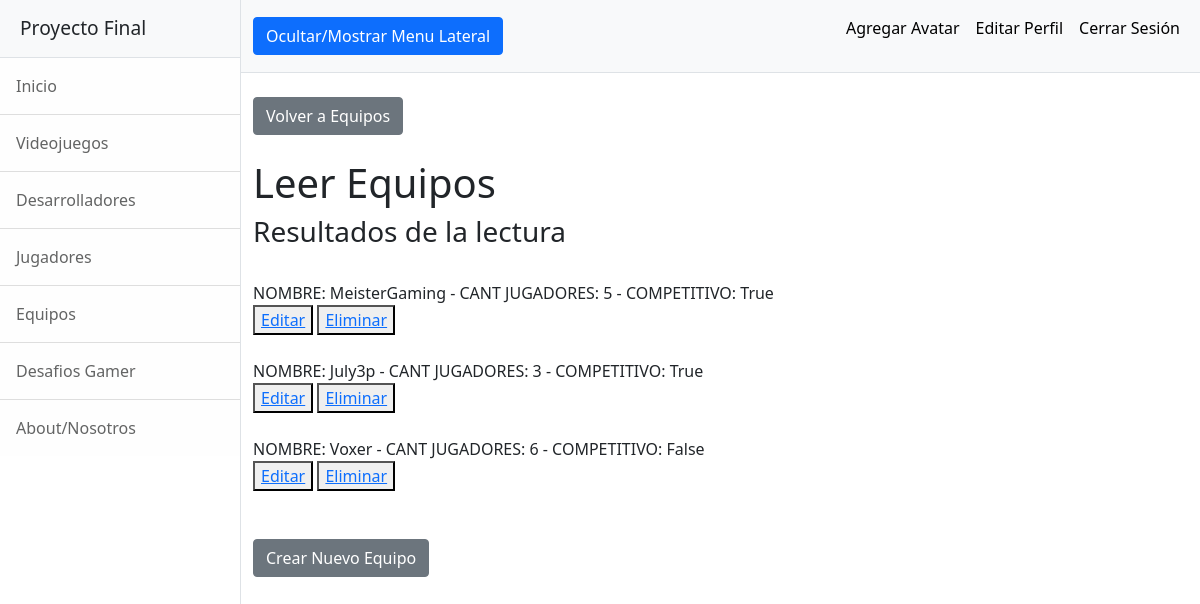
Page /AppFinal/equiposLeer (signed in) on the earlier database version.
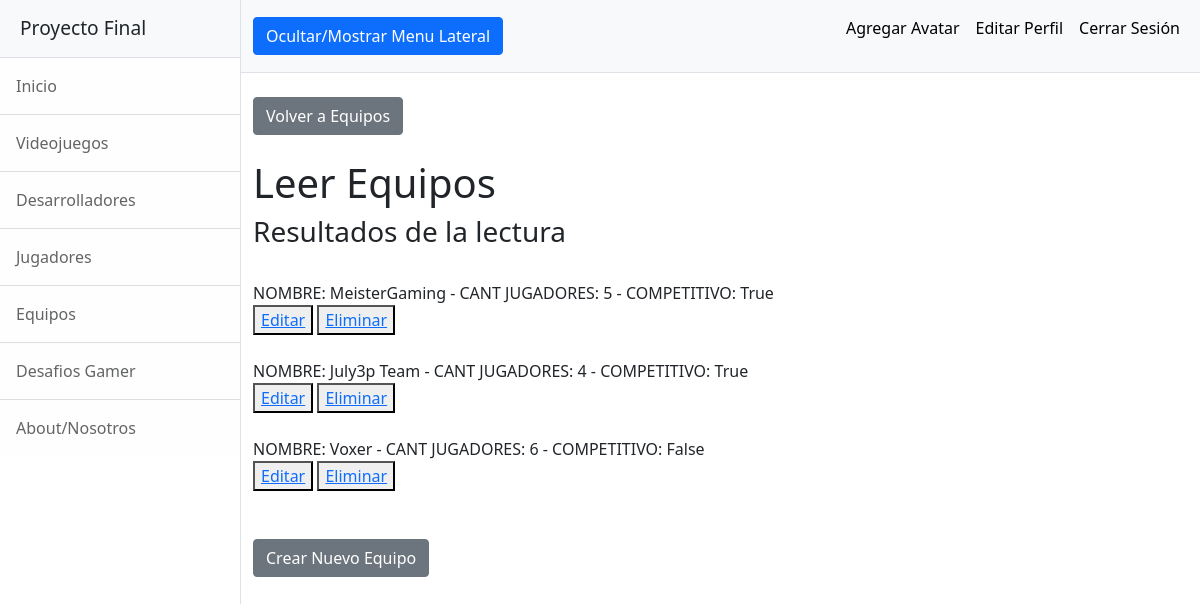
Same page on the later database version.
### AppFinal/models.py (models this page shows)
class Equipos(models.Model):
    nombre = models.CharField(max_length=15)
    cantJugadores = models.IntegerField()
    competitivo = models.BooleanField()
    def __str__(self):
        return f"NOMBRE: {self.nombre} - CANT JUGADORES: {self.cantJugadores} - COMPETITIVO: {self.competitivo}"

### AppFinal/views.py (the view)
# urls.py: path('equiposLeer', views.equiposLeer, name="EquiposLeer"),
@login_required
def equiposLeer(request):
    equipos = Equipos.objects.all()
    contexto = {"equipos":equipos}
    return render(request, "AppFinal/equiposLeer.html", contexto)

### AppFinal/templates/AppFinal/equiposLeer.html
{% extends "AppFinal/padre.html" %}
{% load static %}
{% block dynamicContent %}
    <div class="container-fluid">
        <br><a class="btn btn-secondary" href="{% url 'Equipos' %}">Volver a Equipos</a>
        <h1 class="mt-4">Leer Equipos</h1>
        <h3>Resultados de la lectura</h3><br>
        {% for equipo in equipos %}
            {{equipo}}<br>
            <button><a href="{% url 'EquiposEditar' equipo.nombre %}">Editar</a></button>
            <button><a href="{% url 'EquiposEliminar' equipo.nombre %}">Eliminar</a></button><br><br>
        {% endfor %}
        <br><a class="btn btn-secondary" href="{% url 'EquiposFormulario' %}">Crear Nuevo Equipo</a>
    </div>
{% endblock %}

Differences in the rows shown:
changed Equipos: nombre+cantJugadores+competitivo "NOMBRE: July3p - CANT JUGADORES: 3 - COMPETITIVO: True" → "NOMBRE: July3p Team - CANT JUGADORES: 4 - COMPETITIVO: True"
